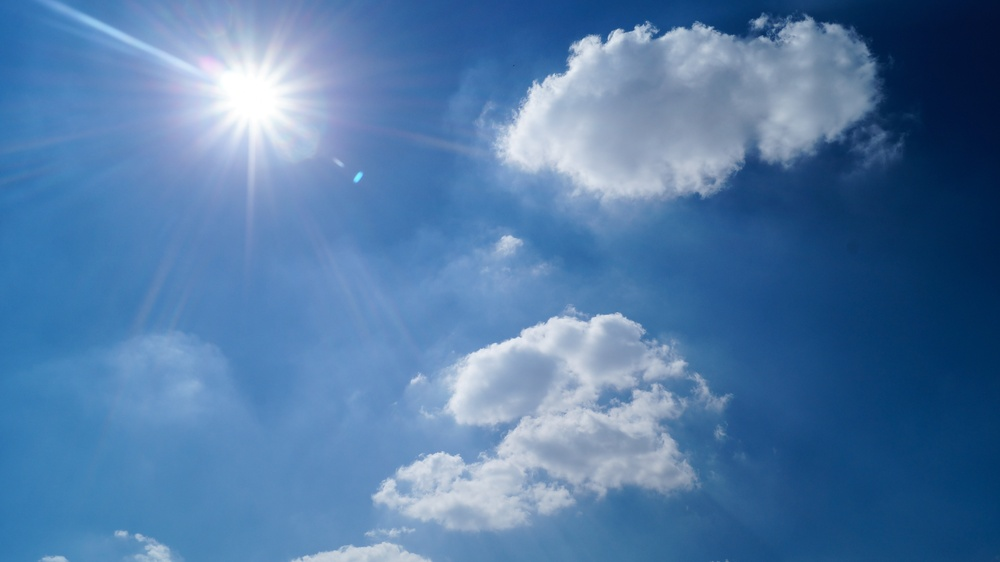
#> input picture blue-bright-clouds-3768.jpg, 1000 x 562 px, shrunk from 4912 x 2760 before the run
$ python bright.py --image blue-bright-clouds-3768.jpg
#> lines starting #> are read from the running program, lines starting #| are printed output that depends on the picture; after the words box and inside, x2 and y2 are one past the last pixel; in counts of white or black regions, pixels touching at a corner belong together
# -*- coding: utf-8 -*-
"""
Created on Fri Feb 22 15:12:22 2019

@author: Ryan
"""

# import the necessary packages
import numpy as np
import argparse
import cv2

# construct the argument parse and parse the arguments
ap = argparse.ArgumentParser()
ap.add_argument("-i", "--image", help = "path to the image file")
ap.add_argument("-r", "--radius", type = int,
	help = "radius of Gaussian blur; must be odd")
args = vars(ap.parse_args())

# load the image and convert it to grayscale
image = cv2.imread(args["image"])
#> image is the input picture: shape (562, 1000, 3); mean B, G, R 167, 122.7, 82.1
orig = image.copy()
gray = cv2.cvtColor(image, cv2.COLOR_BGR2GRAY)
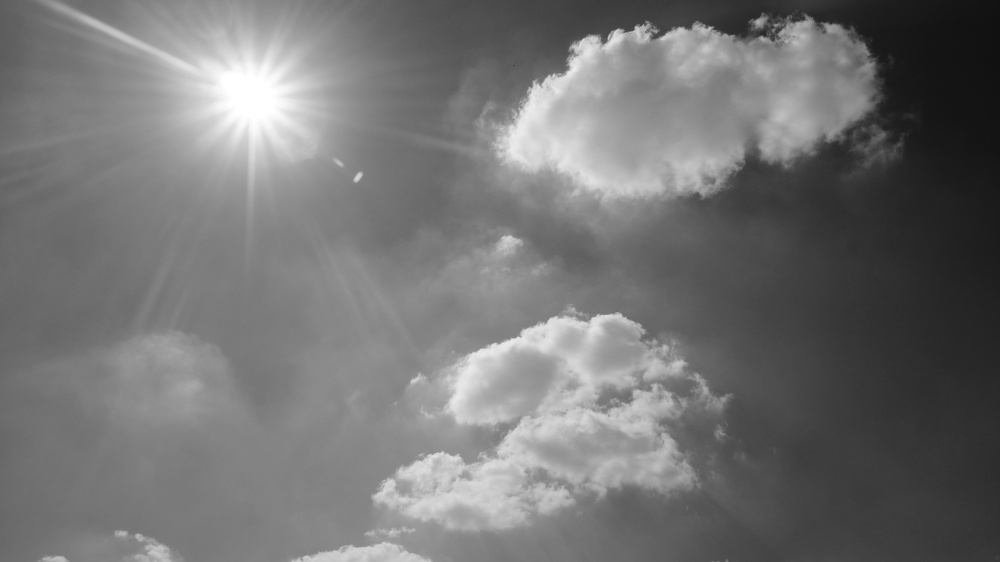
#> gray: shape (562, 1000); min 16, max 255, mean 115.6

# the area of the image with the largest intensity value
(minVal, maxVal, minLoc, maxLoc) = cv2.minMaxLoc(gray)
#> minVal = 16; maxVal = 255; minLoc = (991, 20); maxLoc = (231, 74)
cv2.circle(image, maxLoc, 5, (255, 0, 0), 2)
#> image: shape (562, 1000, 3); 0.02% of pixels changed, all inside (x1, y1, x2, y2) = (225, 68, 238, 81)

# display the results of the naive attempt
cv2.imshow("Naive", image)

# apply a Gaussian blur to the image then find the brightest
# region
#> (the run stopped early here; a loop or call above may not have finished)
